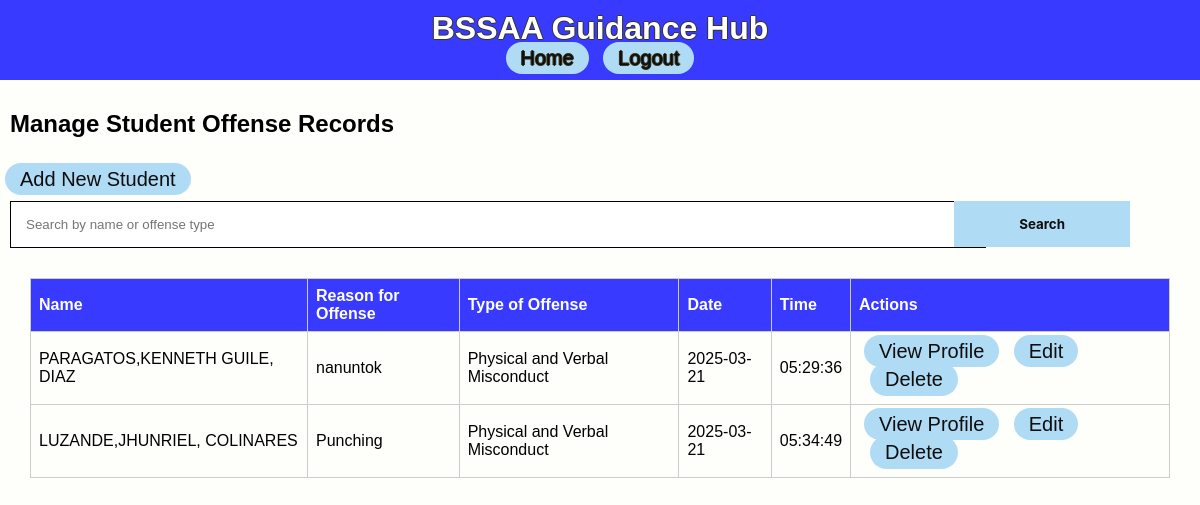
The app's page /manage_records with its own data.
### app/models.py (models this page shows)
class OffenseRecord(db.Model):
    id = db.Column(db.Integer, primary_key=True)
    student_id = db.Column(db.Integer, db.ForeignKey('student_record.id'), nullable=False)
    offense_type = db.Column(db.String(100), nullable=True)  # Added this line
    reason = db.Column(db.String(200), nullable=True)
    additional_info = db.Column(db.Text, nullable=True)
    date_time = db.Column(db.DateTime, default=datetime.utcnow)

class StudentRecord(db.Model):
    id = db.Column(db.Integer, primary_key=True)
    lrn = db.Column(db.String(12), nullable=True, unique=True)
    name = db.Column(db.String(100), nullable=True)
    grade = db.Column(db.String(20), nullable=True)
    section = db.Column(db.String(50), nullable=True)
    birthdate = db.Column(db.Date, nullable=True)
    age = db.Column(db.Integer, nullable=True)
    gender = db.Column(db.String(10), nullable=True)
    mother_tongue = db.Column(db.String(50), nullable=True)
    ethnic_group = db.Column(db.String(50), nullable=True)
    religion = db.Column(db.String(50), nullable=True)
    address_house_no = db.Column(db.String(100), nullable=True)
    address_barangay = db.Column(db.String(100), nullable=True)
    address_city = db.Column(db.String(100), nullable=True)
    address_province = db.Column(db.String(100), nullable=True)
    mother_name = db.Column(db.String(100), nullable=True)
    mother_contact = db.Column(db.String(15), nullable=True)
    father_name = db.Column(db.String(100), nullable=True)
    father_contact = db.Column(db.String(15), nullable=True)
    guardian_name = db.Column(db.String(100), nullable=True)
    guardian_contact = db.Column(db.String(15), nullable=True)
    reason = db.Column(db.String(200), nullable=True)
    type_of_offense = db.Column(db.String(100), nullable=True)
    date_time = db.Column(db.DateTime, default=datetime.utcnow)
    additional_info = db.Column(db.String, nullable=True)
    profile_picture = db.Column(db.String(100), nullable=True)
    offenses = db.relationship('OffenseRecord', backref='student', lazy=True)

### app/routes.py (the view)
@main.route('/manage_records')
def manage_records():
    search = request.args.get('search')
    if search:
        records = OffenseRecord.query.join(StudentRecord).filter(
            (StudentRecord.name.ilike(f'%{search}%')) |
            (OffenseRecord.offense_type.ilike(f'%{search}%')) |
            (StudentRecord.lrn.ilike(f'%{search}%'))
        ).all()
    else:
        records = OffenseRecord.query.all()
    return render_template('manage_records.html', records=records)

### app/templates/manage_records.html
{% extends 'base.html' %}
{% block content %}
<h2>Manage Student Offense Records</h2>
<a href="{{ url_for('main.add_student') }}" class="capsule-button">Add New Student</a>
<form method="GET" action="{{ url_for('main.manage_records') }}">
    <input class="searchbox" type="text" name="search" placeholder="Search by name or offense type" value="{{ request.args.get('search', '') }}">
    <button type="submit">Search</button>
</form>
<table>
    <thead>
        <tr>
            <th>Name</th>
            <th>Reason for Offense</th>
            <th>Type of Offense</th>
            <th>Date</th>
            <th>Time</th>
            <th>Actions</th>
        </tr>
    </thead>
    <tbody>
        {% for offense in records %}
        <tr>
            <td>{{ offense.student.name }}</td>
            <td>{{ offense.reason }}</td>
            <td>{{ offense.offense_type }}</td>
            <td>{{ offense.date_time.strftime('%Y-%m-%d') }}</td>
            <td>{{ offense.date_time.strftime('%H:%M:%S') }}</td>
            <td>
                <a href="{{ url_for('main.view_profile', student_id=offense.student_id) }}">View Profile</a>
                <a href="{{ url_for('main.edit_offense', offense_id=offense.id) }}">Edit</a>
                <form action="{{ url_for('main.delete_offense', offense_id=offense.id) }}" method="POST" style="display:inline;">
                    <button class="inline" type="inlinesubmit" onclick="return confirm('Are you sure you want to delete this record?');">Delete</button>
                </form>
            </td>
        </tr>
        {% endfor %}
    </tbody>
</table>
{% endblock %}

### app/static/css/styles.css (style rules this page uses)
body { font-family: Arial, Helvetica, sans-serif; margin: 0; padding: 0; background-color: #f4f4f4; display: flex; flex-direction: column; min-height: 100vh; background-color: #FEFEFA; height: 100%; }
h2 { padding: 10px; }
a { font-size: 20px; background-color: #b0dbf5; margin: 0px 5px 5px 5px; border-radius: 40px; padding: 5px 15px; text-decoration: none; color: #0e0e0e; }
table { border: 1px solid #000000; width: 95%; border-collapse: collapse; margin: 20px 0; position: absolute; left: 30px; }
table th, table td { border: 1px solid #cccccc; text-align: left; padding: 8px; }
table th { background-color: #383bff; color: white; }
form { font-family: ROBOTO-VARIABLE-FONT, -apple-system, BlinkMacSystemFont, "Segoe UI", Roboto, "Helvetica Neue"; padding: 10px; font-size: 20px; }
button[type="submit"] { font-family: ROBOTO-VARIABLE-FONT, -apple-system, BlinkMacSystemFont, "Segoe UI", Roboto, "Helvetica Neue"; font-weight: bold; background-color: #b0dbf5; color: #0e0e0e; border: none; padding: 15px 65px; position: absolute; right: 70px; cursor: pointer; }
input[type="text"], input[type="date"], input[type="time"], select { border: 1px solid #000000; }
.searchbox { padding: 15px; width: 80%; border: 1px solid #000000; resize: none; }
.inline { display: inline; font-size: 20px; background-color: #b0dbf5; border-radius: 40px; margin: 0px 1px; padding: 5px 15px; text-decoration: none; color: #0e0e0e; border: none; cursor: pointer; }

### records on screen
OffenseRecord: student.name "PARAGATOS,KENNETH GUILE, DIAZ", reason "nanuntok", offense_type "Physical and Verbal Misconduct", date_time "2025-03-21", date_time "05:29:36"
OffenseRecord: student.name "LUZANDE,JHUNRIEL, COLINARES", reason "Punching", offense_type "Physical and Verbal Misconduct", date_time "2025-03-21", date_time "05:34:49"
